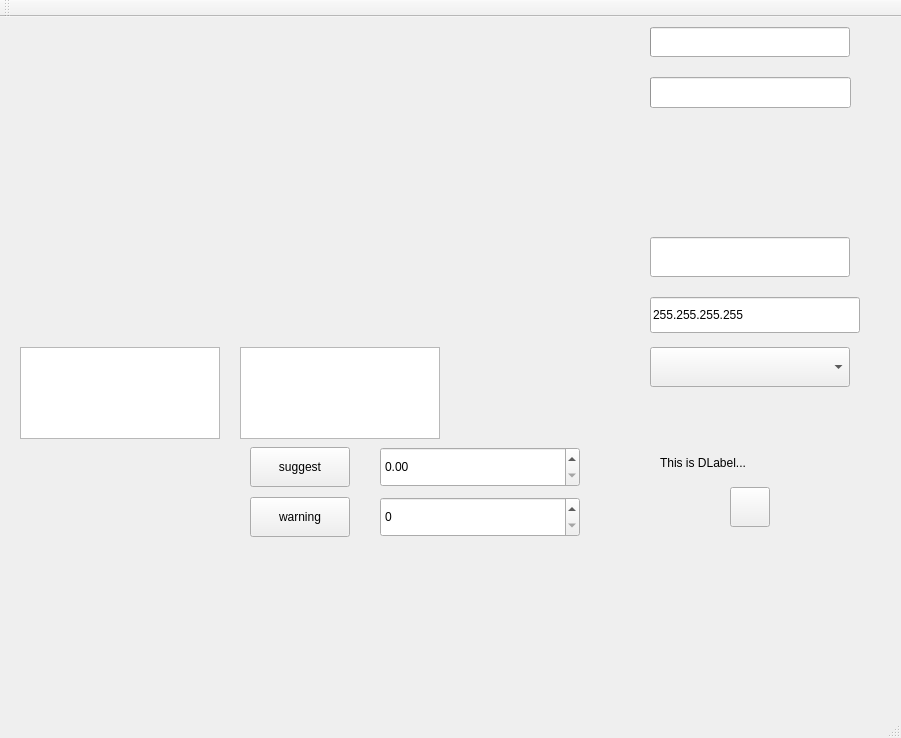
<?xml version="1.0" encoding="UTF-8"?>
<ui version="4.0">
 <class>MainWindow</class>
 <widget class="QMainWindow" name="MainWindow">
  <property name="geometry">
   <rect>
    <x>0</x>
    <y>0</y>
    <width>901</width>
    <height>738</height>
   </rect>
  </property>
  <property name="windowTitle">
   <string>MainWindow</string>
  </property>
  <widget class="QWidget" name="centralWidget">
   <widget class="Dtk::Widget::DArrowLineDrawer" name="Dtk::Widget::DArrowLineDrawer">
    <property name="geometry">
     <rect>
      <x>20</x>
      <y>530</y>
      <width>561</width>
      <height>31</height>
     </rect>
    </property>
   </widget>
   <widget class="QProgressBar" name="Dtk::Widget::DProgressBar">
    <property name="geometry">
     <rect>
      <x>650</x>
      <y>60</y>
      <width>201</width>
      <height>31</height>
     </rect>
    </property>
   </widget>
   <widget class="Dtk::Widget::DLineEdit" name="Dtk::Widget::DLineEdit">
    <property name="geometry">
     <rect>
      <x>650</x>
      <y>110</y>
      <width>201</width>
      <height>31</height>
     </rect>
    </property>
   </widget>
   <widget class="Dtk::Widget::DFileChooserEdit" name="Dtk::Widget::DFileChooserEdit">
    <property name="geometry">
     <rect>
      <x>650</x>
      <y>150</y>
      <width>201</width>
      <height>50</height>
     </rect>
    </property>
   </widget>
   <widget class="QWidget" name="verticalLayoutWidget">
    <property name="geometry">
     <rect>
      <x>20</x>
      <y>10</y>
      <width>551</width>
      <height>271</height>
     </rect>
    </property>
    <layout class="QVBoxLayout" name="verticalLayout">
     <item>
      <widget class="QStackedWidget" name="stackedWidget">
       <property name="currentIndex">
        <number>0</number>
       </property>
       <widget class="QWidget" name="page"/>
       <widget class="QWidget" name="page_2"/>
      </widget>
     </item>
    </layout>
   </widget>
   <widget class="Dtk::Widget::DPageIndicator" name="Dtk::Widget::DPageIndicator">
    <property name="geometry">
     <rect>
      <x>240</x>
      <y>280</y>
      <width>111</width>
      <height>50</height>
     </rect>
    </property>
   </widget>
   <widget class="Dtk::Widget::DFloatingButton" name="Dtk::Widget::DFloatingButton">
    <property name="geometry">
     <rect>
      <x>690</x>
      <y>470</y>
      <width>40</width>
      <height>40</height>
     </rect>
    </property>
   </widget>
   <widget class="Dtk::Widget::DColoredProgressBar" name="Dtk::Widget::DColoredProgressBar">
    <property name="geometry">
     <rect>
      <x>650</x>
      <y>10</y>
      <width>200</width>
      <height>30</height>
     </rect>
    </property>
   </widget>
   <widget class="Dtk::Widget::DButtonBox" name="Dtk::Widget::DButtonBox">
    <property name="geometry">
     <rect>
      <x>650</x>
      <y>520</y>
      <width>110</width>
      <height>35</height>
     </rect>
    </property>
   </widget>
   <widget class="Dtk::Widget::DLabel" name="Dtk::Widget::DLabel">
    <property name="geometry">
     <rect>
      <x>660</x>
      <y>430</y>
      <width>211</width>
      <height>31</height>
     </rect>
    </property>
    <property name="text">
     <string>This is DLabel...</string>
    </property>
   </widget>
   <widget class="Dtk::Widget::DCrumbEdit" name="Dtk::Widget::DCrumbEdit">
    <property name="geometry">
     <rect>
      <x>20</x>
      <y>330</y>
      <width>200</width>
      <height>92</height>
     </rect>
    </property>
   </widget>
   <widget class="Dtk::Widget::DIpv4LineEdit" name="Dtk::Widget::DIpv4LineEdit">
    <property name="geometry">
     <rect>
      <x>650</x>
      <y>280</y>
      <width>210</width>
      <height>36</height>
     </rect>
    </property>
    <property name="text">
     <string>255.255.255.255</string>
    </property>
   </widget>
   <widget class="Dtk::Widget::DKeySequenceEdit" name="Dtk::Widget::DKeySequenceEdit">
    <property name="geometry">
     <rect>
      <x>650</x>
      <y>220</y>
      <width>200</width>
      <height>40</height>
     </rect>
    </property>
   </widget>
   <widget class="Dtk::Widget::DWaterProgress" name="Dtk::Widget::DWaterProgress">
    <property name="geometry">
     <rect>
      <x>480</x>
      <y>320</y>
      <width>100</width>
      <height>100</height>
     </rect>
    </property>
   </widget>
   <widget class="Dtk::Widget::DTabBar" name="Dtk::Widget::DTabBar">
    <property name="geometry">
     <rect>
      <x>800</x>
      <y>430</y>
      <width>56</width>
      <height>40</height>
     </rect>
    </property>
   </widget>
   <widget class="Dtk::Widget::DSearchComboBox" name="Dtk::Widget::DSearchComboBox">
    <property name="geometry">
     <rect>
      <x>650</x>
      <y>330</y>
      <width>200</width>
      <height>40</height>
     </rect>
    </property>
   </widget>
   <widget class="Dtk::Widget::DPasswordEdit" name="Dtk::Widget::DPasswordEdit">
    <property name="geometry">
     <rect>
      <x>650</x>
      <y>380</y>
      <width>200</width>
      <height>40</height>
     </rect>
    </property>
   </widget>
   <widget class="Dtk::Widget::DSpinner" name="Dtk::Widget::DSpinner">
    <property name="geometry">
     <rect>
      <x>650</x>
      <y>470</y>
      <width>40</width>
      <height>40</height>
     </rect>
    </property>
   </widget>
   <widget class="Dtk::Widget::DSpinBox" name="Dtk::Widget::DSpinBox">
    <property name="geometry">
     <rect>
      <x>380</x>
      <y>480</y>
      <width>200</width>
      <height>40</height>
     </rect>
    </property>
   </widget>
   <widget class="Dtk::Widget::DDoubleSpinBox" name="Dtk::Widget::DDoubleSpinBox">
    <property name="geometry">
     <rect>
      <x>380</x>
      <y>430</y>
      <width>200</width>
      <height>40</height>
     </rect>
    </property>
   </widget>
   <widget class="Dtk::Widget::DToolButton" name="Dtk::Widget::DToolButton_2">
    <property name="geometry">
     <rect>
      <x>730</x>
      <y>470</y>
      <width>40</width>
      <height>40</height>
     </rect>
    </property>
   </widget>
   <widget class="Dtk::Widget::DSwitchButton" name="Dtk::Widget::DSwitchButton">
    <property name="geometry">
     <rect>
      <x>770</x>
      <y>470</y>
      <width>75</width>
      <height>32</height>
     </rect>
    </property>
   </widget>
   <widget class="QTextEdit" name="Dtk::Widget::DTextEdit">
    <property name="geometry">
     <rect>
      <x>240</x>
      <y>330</y>
      <width>200</width>
      <height>92</height>
     </rect>
    </property>
    <property name="text" stdset="0">
     <string>这是一个富文本编辑框</string>
    </property>
   </widget>
   <widget class="QPushButton" name="Dtk::Widget::DWarningButton">
    <property name="geometry">
     <rect>
      <x>250</x>
      <y>480</y>
      <width>100</width>
      <height>40</height>
     </rect>
    </property>
    <property name="text">
     <string>warning</string>
    </property>
   </widget>
   <widget class="Dtk::Widget::DSuggestButton" name="Dtk::Widget::DSuggestButton">
    <property name="geometry">
     <rect>
      <x>250</x>
      <y>430</y>
      <width>100</width>
      <height>40</height>
     </rect>
    </property>
    <property name="text">
     <string>suggest</string>
    </property>
   </widget>
  </widget>
  <widget class="QToolBar" name="mainToolBar">
   <attribute name="toolBarArea">
    <enum>TopToolBarArea</enum>
   </attribute>
   <attribute name="toolBarBreak">
    <bool>false</bool>
   </attribute>
  </widget>
  <widget class="QStatusBar" name="statusBar"/>
 </widget>
 <layoutdefault spacing="6" margin="11"/>
 <customwidgets>
  <customwidget>
   <class>Dtk::Widget::DFrame</class>
   <extends>QFrame</extends>
   <header>DFrame</header>
   <container>1</container>
  </customwidget>
  <customwidget>
   <class>Dtk::Widget::DArrowLineDrawer</class>
   <extends>Dtk::Widget::DFrame</extends>
   <header>DArrowLineDrawer</header>
   <container>1</container>
  </customwidget>
  <customwidget>
   <class>Dtk::Widget::DButtonBox</class>
   <extends>QWidget</extends>
   <header>DButtonBox</header>
  </customwidget>
  <customwidget>
   <class>Dtk::Widget::DColoredProgressBar</class>
   <extends>QProgressBar</extends>
   <header>DColoredProgressBar</header>
  </customwidget>
  <customwidget>
   <class>Dtk::Widget::DCrumbEdit</class>
   <extends>QTextEdit</extends>
   <header>DCrumbEdit</header>
  </customwidget>
  <customwidget>
   <class>Dtk::Widget::DDoubleSpinBox</class>
   <extends>QDoubleSpinBox</extends>
   <header>DDoubleSpinBox</header>
  </customwidget>
  <customwidget>
   <class>Dtk::Widget::DFileChooserEdit</class>
   <extends>Dtk::Widget::DLineEdit</extends>
   <header>DFileChooserEdit</header>
  </customwidget>
  <customwidget>
   <class>Dtk::Widget::DFloatingButton</class>
   <extends>QWidget</extends>
   <header>DFloatingButton</header>
  </customwidget>
  <customwidget>
   <class>Dtk::Widget::DIpv4LineEdit</class>
   <extends>QLineEdit</extends>
   <header>DIpv4LineEdit</header>
  </customwidget>
  <customwidget>
   <class>Dtk::Widget::DKeySequenceEdit</class>
   <extends>QLineEdit</extends>
   <header>DKeySequenceEdit</header>
  </customwidget>
  <customwidget>
   <class>Dtk::Widget::DLabel</class>
   <extends>QLabel</extends>
   <header>DLabel</header>
  </customwidget>
  <customwidget>
   <class>Dtk::Widget::DLineEdit</class>
   <extends>QWidget</extends>
   <header>DLineEdit</header>
  </customwidget>
  <customwidget>
   <class>Dtk::Widget::DPageIndicator</class>
   <extends>QWidget</extends>
   <header>DPageIndicator</header>
  </customwidget>
  <customwidget>
   <class>Dtk::Widget::DPasswordEdit</class>
   <extends>Dtk::Widget::DLineEdit</extends>
   <header>DPasswordEdit</header>
  </customwidget>
  <customwidget>
   <class>Dtk::Widget::DTabBar</class>
   <extends>QWidget</extends>
   <header>DTabBar</header>
  </customwidget>
  <customwidget>
   <class>Dtk::Widget::DWaterProgress</class>
   <extends>QWidget</extends>
   <header>DWaterProgress</header>
  </customwidget>
  <customwidget>
   <class>Dtk::Widget::DSearchComboBox</class>
   <extends>QComboBox</extends>
   <header>DSearchComboBox</header>
  </customwidget>
  <customwidget>
   <class>Dtk::Widget::DSpinBox</class>
   <extends>QSpinBox</extends>
   <header>DSpinBox</header>
  </customwidget>
  <customwidget>
   <class>Dtk::Widget::DSpinner</class>
   <extends>QWidget</extends>
   <header>DSpinner</header>
  </customwidget>
  <customwidget>
   <class>Dtk::Widget::DToolButton</class>
   <extends>QToolButton</extends>
   <header>DToolButton</header>
  </customwidget>
  <customwidget>
   <class>Dtk::Widget::DSuggestButton</class>
   <extends>QPushButton</extends>
   <header>DSuggestButton</header>
  </customwidget>
  <customwidget>
   <class>Dtk::Widget::DSwitchButton</class>
   <extends>QWidget</extends>
   <header>DSwitchButton</header>
  </customwidget>
 </customwidgets>
 <resources/>
 <connections/>
</ui>
